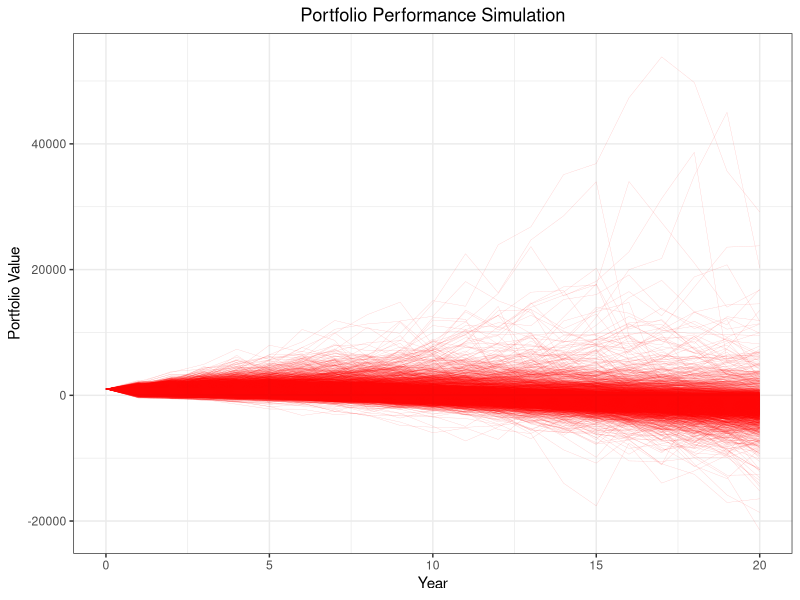

R code for this plot:
## ---- chunk 1
library(ggplot2)

# Inputs
prtf_n0 <- 1e3
inflation_rate <- 0.02
nsim <- 10000
nyears <- 20 
brkr <- 100

# Define asset class, return, volatility, and allocation percentages
assets <- c("CD", "Money Market", "Bonds", "Stocks", "Crypto")
volatilities <- c(0, 0.05, 0.09, 0.23, 0.66)
allocation <- c(0, 0.1, 0.1, 0.3, 0.5)

# Create an empty matrix to store simulation results
portfolio_values <- matrix(0, nrow = nsim, ncol = nyears + 1)

# Set seed
set.seed(123)

# Run the simulations
for (i in 1:nsim) {
  portfolio_value <- rep(prtf_n0, nyears + 1)
  
  for (j in 1:nyears) {
    if (j == 1) {
      portfolio_value[j] <- prtf_n0
    } else {
      # Update portfolio value based on returns, volatilities, and inflation
      CD_return <- allocation[1] * portfolio_value[j-1]
      MM_return <- (rnorm(1, mean = 0, sd = volatilities[2]) + 1) * (allocation[2] * portfolio_value[j-1])
      BD_return <- (rnorm(1, mean = 0, sd = volatilities[3]) + 1) * (allocation[3] * portfolio_value[j-1])
      ST_return <- (rnorm(1, mean = 0, sd = volatilities[5]) + 1) * (allocation[4] * portfolio_value[j-1])
      CR_return <- (rnorm(1, mean = 0, sd = volatilities[5]) + 1) * (allocation[5] * portfolio_value[j-1])
      
      portfolio_value[j] <- sum(CD_return, MM_return, BD_return, ST_return, CR_return)
      portfolio_value[j] <- portfolio_value[j] * (1 - inflation_rate) - brkr
    }
  }
  
  # Update the last year's portfolio value using the updated previous year's value
  CD_return <- allocation[1] * portfolio_value[nyears]
  MM_return <- (rnorm(1, mean = 0, sd = volatilities[2]) + 1) * (allocation[2] * portfolio_value[nyears])
  BD_return <- (rnorm(1, mean = 0, sd = volatilities[3]) + 1) * (allocation[3] * portfolio_value[nyears])
  ST_return <- (rnorm(1, mean = 0, sd = volatilities[5]) + 1) * (allocation[4] * portfolio_value[nyears])
  CR_return <- (rnorm(1, mean = 0, sd = volatilities[5]) + 1) * (allocation[5] * portfolio_value[nyears])

  portfolio_value[nyears + 1] <- sum(CD_return, MM_return, BD_return, ST_return, CR_return)
  portfolio_value[nyears + 1] <- portfolio_value[nyears + 1] * (1 - inflation_rate) - brkr
  
  portfolio_values[i, ] <- portfolio_value
}

# Create a data frame with simulation results
simulations <- data.frame(Year = rep(0:nyears, nsim), 
                          Value = as.vector(t(portfolio_values)))

# Determine the probability of doubling the portfolio
prob_2x <- sum(portfolio_values[, nyears] >= (2 * prtf_n0)) / nsim * 100

# Determine the probability of going bust
prob_bust <- sum(portfolio_values[, nyears] <= 0) / nsim * 100

# Plot the simulation results
ggplot(simulations, aes(x = Year, y = Value, group = rep(1:nsim, each = nyears + 1))) +
  geom_path(alpha = 0.25, color = 'red', size = 0.1) +
  labs(x = "Year", y = "Portfolio Value", color = "Simulation") +
  ggtitle("Portfolio Performance Simulation") +
  theme_bw() +
  theme(plot.title = element_text(hjust = 0.5))

# Show the probabilities
cat("Probability of doubling the portfolio is", prob_2x, "%\n")
cat("Probability of losing all portfolio value is", prob_bust, "%\n")

